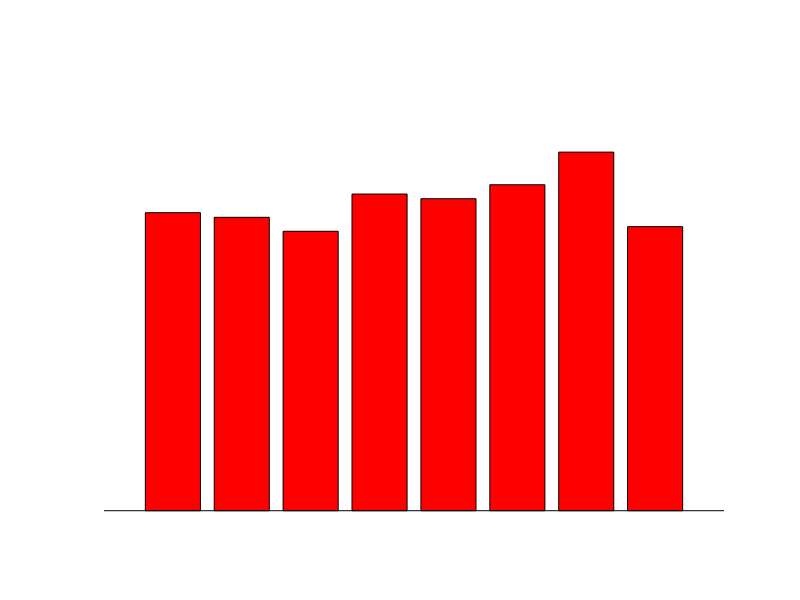
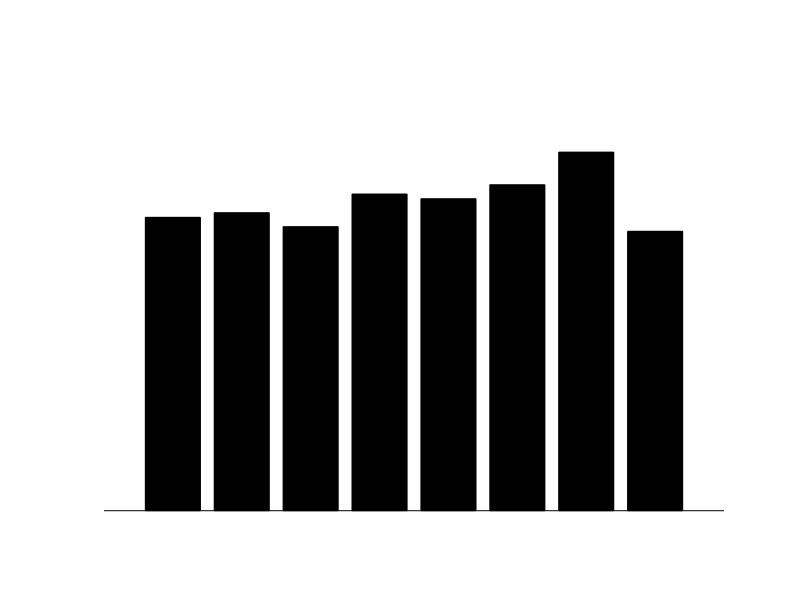
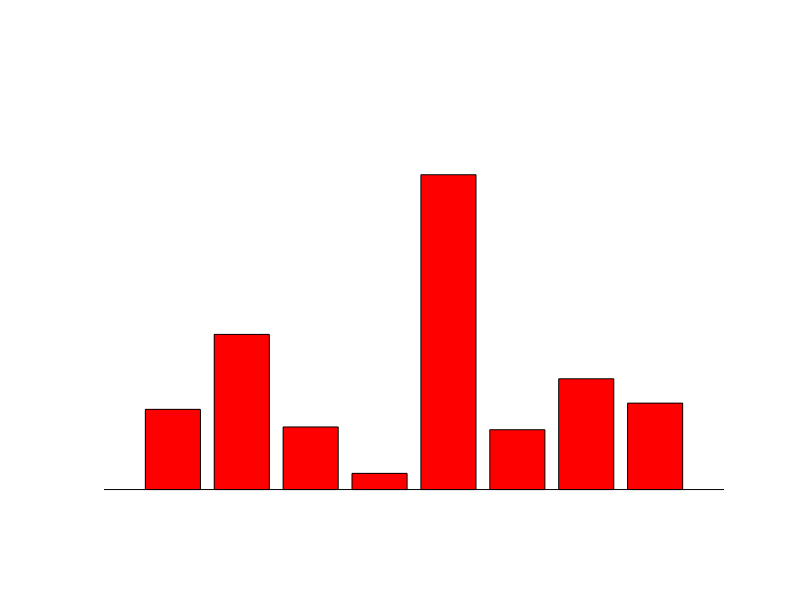
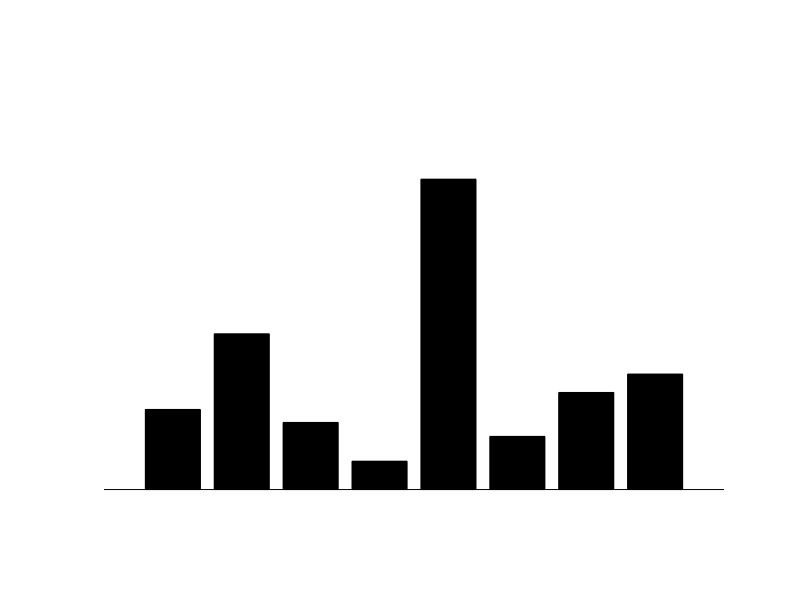

MATLAB code to generate these figures, in order:
clear all; close all; clc

load data_mobile_indoor_2.mat

noteSize = 35;
textSize = 35;

% Original RSS Sequence
ind = 2145:2145+19;
% rssa = A(ind,1);
% rssb = A(ind,2);

rssa = [-64 -63 -60 -68 -67 -70 -77 -61];
rssb = [-63 -64 -61 -68 -67 -70 -77 -60];

rssa = abs(rssa);
rssb = abs(rssb);

xliml = -1;
xlimr = 8;

figure(1)
bar(0:7, rssa, 'r', 'grouped')
% plot(0:7, rssa, 'ro-', 'MarkerFaceColor', 'r', 'LineWidth',5)
hold on
% plot(0:7, ones(1,8)*mean(rssa), 'k--', 'LineWidth',2)
xlim([xliml xlimr])
ylim([-5 100])
set(gca,'xtick',[],'xticklabel',[],'ytick',[],'yticklabel',[])
set(gca,'xcolor', 'none', 'ycolor', 'none');

% for i=1:length(rssa)
%     if i == 4
%         text(i-1,rssa(i)-2,num2str(rssa(i), '%.2g'), 'FontSize',noteSize, 'FontWeight','bold', 'HorizontalAlignment', 'center', 'VerticalAlignment', 'bottom')
%     elseif i == 5
%         text(i-1,rssa(i)-2,num2str(rssa(i), '%.2g'), 'FontSize',noteSize, 'FontWeight','bold', 'HorizontalAlignment', 'center', 'VerticalAlignment', 'bottom')
%     elseif i == 7
%         text(i-1,rssa(i)-2,num2str(rssa(i), '%.2g'), 'FontSize',noteSize, 'FontWeight','bold', 'HorizontalAlignment', 'center', 'VerticalAlignment', 'bottom')
%     else
%         text(i-1,rssa(i)+0.5,num2str(rssa(i), '%.2g'), 'FontSize',noteSize, 'FontWeight','bold', 'HorizontalAlignment', 'center', 'VerticalAlignment', 'bottom')
%     end
% end

print('ori_a','-dtiff')

figure(2)
bar(0:7, rssb, 'k', 'grouped');
% plot(0:7, rssb, 'ks-', 'MarkerFaceColor', 'k', 'LineWidth',5)
hold on
% plot(0:7, ones(1,8)*mean(rssa), 'k--', 'LineWidth',2)
xlim([xliml xlimr])
ylim([-5 100])
set(gca,'xtick',[],'xticklabel',[],'ytick',[],'yticklabel',[])
set(gca,'xcolor', 'none', 'ycolor', 'none');

% for i=1:length(rssb)
%     if i == 4
%         text(i-1,rssb(i)-2,num2str(rssb(i), '%.2g'), 'FontSize',noteSize, 'FontWeight','bold', 'HorizontalAlignment', 'center', 'VerticalAlignment', 'bottom')
%     elseif i == 5
%         text(i-1,rssb(i)-2,num2str(rssb(i), '%.2g'), 'FontSize',noteSize, 'FontWeight','bold', 'HorizontalAlignment', 'center', 'VerticalAlignment', 'bottom')
%     elseif i == 7
%         text(i-1,rssb(i)-2,num2str(rssb(i), '%.2g'), 'FontSize',noteSize, 'FontWeight','bold', 'HorizontalAlignment', 'center', 'VerticalAlignment', 'bottom')
%     else
%         text(i-1,rssb(i)+0.5,num2str(rssb(i), '%.2g'), 'FontSize',noteSize, 'FontWeight','bold', 'HorizontalAlignment', 'center', 'VerticalAlignment', 'bottom')
%     end
% end

print('ori_b','-dtiff')

% Add Noise
mulnoise = unifrnd(0,3,length(rssa),length(rssa));
% mulrssa = (rssa - mean(rssa)) * mulnoise;
% mulrssb = (rssb - mean(rssb)) * mulnoise;

mulrssa = [9.02 -17.45 7.04 -1.82 -35.41 6.73 12.46 9.72];
mulrssb = [9.01 -17.52 7.55 -3.19 -34.91 5.98 10.92 12.99];

mulrssa = abs(mulrssa);
mulrssb = abs(mulrssb);

sorta = sort(mulrssa);
sortb = sort(mulrssb);

figure(11)
bar(0:7, mulrssa, 'r', 'grouped')
% plot(0:7, mulrssa, 'ro-', 'MarkerFaceColor', 'r', 'LineWidth',5)
hold on
% plot(0:7, ones(1,8)*mean(mulrssa), 'k--', 'LineWidth',2)
xlim([xliml xlimr])
ylim([-5 50])
set(gca,'xtick',[],'xticklabel',[],'ytick',[],'yticklabel',[])
set(gca,'xcolor', 'none', 'ycolor', 'none');

% for i=1:length(mulrssa)
%     if i==2
%         text(i-1,mulrssa(i)-5,num2str(mulrssa(i), '%.2g'), 'FontSize',noteSize, 'FontWeight','bold', 'HorizontalAlignment', 'center', 'VerticalAlignment', 'bottom')
%     elseif i==5
%         text(i-1,mulrssa(i)-5,num2str(mulrssa(i), '%.2g'), 'FontSize',noteSize, 'FontWeight','bold', 'HorizontalAlignment', 'center', 'VerticalAlignment', 'bottom')
%     elseif i==4
%         text(i-1,mulrssa(i)+3,num2str(mulrssa(i), '%.2g'), 'FontSize',noteSize, 'FontWeight','bold', 'HorizontalAlignment', 'center', 'VerticalAlignment', 'bottom')
%     else
%         text(i-1,mulrssa(i)+1,num2str(mulrssa(i), '%.2g'), 'FontSize',noteSize, 'FontWeight','bold', 'HorizontalAlignment', 'center', 'VerticalAlignment', 'bottom')
%     end
% end
print('noised_a','-dtiff')

figure(12)
bar(0:7, mulrssb, 'k', 'grouped')
% plot(0:7, mulrssb, 'ks-', 'MarkerFaceColor', 'k', 'LineWidth',5)
hold on
% plot(0:7, ones(1,8)*mean(mulrssa), 'k--', 'LineWidth',2)
xlim([xliml xlimr])
ylim([-5 50])
set(gca,'xtick',[],'xticklabel',[],'ytick',[],'yticklabel',[])
set(gca,'xcolor', 'none', 'ycolor', 'none');

% for i=1:length(mulrssb)
%     if i==2
%         text(i-1,mulrssb(i)-5,num2str(mulrssb(i), '%.2g'), 'FontSize',noteSize, 'FontWeight','bold', 'HorizontalAlignment', 'center', 'VerticalAlignment', 'bottom')
%     elseif i==5
%         text(i-1,mulrssb(i)-5,num2str(mulrssb(i), '%.2g'), 'FontSize',noteSize, 'FontWeight','bold', 'HorizontalAlignment', 'center', 'VerticalAlignment', 'bottom')
%     elseif i==4
%         text(i-1,mulrssb(i)+3,num2str(mulrssb(i), '%.2g'), 'FontSize',noteSize, 'FontWeight','bold', 'HorizontalAlignment', 'center', 'VerticalAlignment', 'bottom')
%     else
%         text(i-1,mulrssb(i)+1,num2str(mulrssb(i), '%.2g'), 'FontSize',noteSize, 'FontWeight','bold', 'HorizontalAlignment', 'center', 'VerticalAlignment', 'bottom')
%     end
% end
print('noised_b','-dtiff')

% Index
% sorta = [6 2 5 3 1 4 8 7];
% sortb = [6 2 5 3 1 4 7 8];
figure(21)
bar(0:7, mulrssa, 'r', 'grouped')
hold on
% range = -4:2:10;
% plot(ones(1,8)*-0.5, range, 'b--', 'LineWidth', 2)
% hold on
% plot(ones(1,8)*1.5, range, 'b--', 'LineWidth', 2)
% hold on
% plot(ones(1,8)*3.5, range, 'b--', 'LineWidth', 2)
% hold on
% plot(ones(1,8)*5.5, range, 'b--', 'LineWidth', 2)
% hold on
% plot(ones(1,8)*7.5, range, 'b--', 'LineWidth', 2)
% hold on
% for p = 1:4
%     txt = ['e^A_' num2str(p)];
%     text((p-1)*2, -2, txt, 'FontSize',textSize, 'FontWeight','bold');
%     hold on
% end

ori_ind = [1,2,3,4,5,6,7,8];
for i=1:length(ori_ind)
    %     text((i-1),sorta(i),strcat(num2str(ori_ind(i))), 'FontSize',noteSize, 'FontWeight','bold', 'HorizontalAlignment', 'center', 'VerticalAlignment', 'bottom');
    text((i-1),40,strcat(num2str(ori_ind(i))), 'FontSize',noteSize, 'FontWeight','bold', 'HorizontalAlignment', 'center', 'VerticalAlignment', 'bottom');
    hold on
end
xlim([xliml xlimr])
ylim([-5 50])
set(gca,'xtick',[],'xticklabel',[],'ytick',[],'yticklabel',[])
set(gca,'xcolor', 'none', 'ycolor', 'none');
print('ind_seg_a','-dtiff')

figure(22)
bar(0:7, mulrssb, 'k', 'grouped')
hold on
% range = -4:2:10;
% plot(ones(1,8)*-0.5, range, 'b--', 'LineWidth', 2)
% hold on
% plot(ones(1,8)*1.5, range, 'b--', 'LineWidth', 2)
% hold on
% plot(ones(1,8)*3.5, range, 'b--', 'LineWidth', 2)
% hold on
% plot(ones(1,8)*5.5, range, 'b--', 'LineWidth', 2)
% hold on
% plot(ones(1,8)*7.5, range, 'b--', 'LineWidth', 2)
% hold on
% for p = 1:4
%     txt = ['e^B_' num2str(p)];
%     text((p-1)*2, -2, txt, 'FontSize',textSize, 'FontWeight','bold');
%     hold on
% end

for i=1:length(sortb)
    %     text((i-1),sortb(i),strcat(num2str(ori_ind(i))), 'FontSize',noteSize, 'FontWeight','bold', 'HorizontalAlignment', 'center', 'VerticalAlignment', 'bottom');
    text((i-1),40,strcat(num2str(ori_ind(i))), 'FontSize',noteSize, 'FontWeight','bold', 'HorizontalAlignment', 'center', 'VerticalAlignment', 'bottom');
    hold on
end
xlim([xliml xlimr])
ylim([-5 50])
set(gca,'xtick',[],'xticklabel',[],'ytick',[],'yticklabel',[])
set(gca,'xcolor', 'none', 'ycolor', 'none');
print('ind_seg_b','-dtiff')

% sorting


figure(31)
bar(0:7, sorta, 'r', 'grouped')
hold on
range = -20:10:50;
plot(ones(1,8)*-0.5, range, 'b--', 'LineWidth', 2)
hold on
plot(ones(1,8)*1.5, range, 'b--', 'LineWidth', 2)
hold on
plot(ones(1,8)*3.5, range, 'b--', 'LineWidth', 2)
hold on
plot(ones(1,8)*5.5, range, 'b--', 'LineWidth', 2)
hold on
plot(ones(1,8)*7.5, range, 'b--', 'LineWidth', 2)
hold on
for p = 1:4
    txt = ['e^A_' num2str(p)];
    text((p-1)*2, -10, txt, 'FontSize',textSize, 'FontWeight','bold');
    hold on
end

sorta_ind = [4, 6, 3, 1, 8, 7, 2, 5];
for i=1:length(sorta)
    %     text((i-1),sorta(i),strcat(num2str(sorta_ind(i))), 'FontSize',noteSize, 'FontWeight','bold', 'HorizontalAlignment', 'center', 'VerticalAlignment', 'bottom');
    text((i-1),40,strcat(num2str(sorta_ind(i))), 'FontSize',noteSize, 'FontWeight','bold', 'HorizontalAlignment', 'center', 'VerticalAlignment', 'bottom');
    hold on
end
xlim([xliml xlimr])
ylim([-20 50])
set(gca,'xtick',[],'xticklabel',[],'ytick',[],'yticklabel',[])
set(gca,'xcolor', 'none', 'ycolor', 'none');
print('sort_seg_a','-dtiff')

figure(32)
bar(0:7, sortb, 'k', 'grouped')
hold on
range = -20:10:50;
plot(ones(1,8)*-0.5, range, 'b--', 'LineWidth', 2)
hold on
plot(ones(1,8)*1.5, range, 'b--', 'LineWidth', 2)
hold on
plot(ones(1,8)*3.5, range, 'b--', 'LineWidth', 2)
hold on
plot(ones(1,8)*5.5, range, 'b--', 'LineWidth', 2)
hold on
plot(ones(1,8)*7.5, range, 'b--', 'LineWidth', 2)
hold on
for p = 1:4
    txt = ['e^B_' num2str(p)];
    text((p-1)*2, -10, txt, 'FontSize',textSize, 'FontWeight','bold');
    hold on
end

sortb_ind = [4, 6, 3, 1, 7, 8, 2, 5];
for i=1:length(sortb)
    %     text((i-1),sortb(i),strcat(num2str(sortb_ind(i))), 'FontSize',noteSize, 'FontWeight','bold', 'HorizontalAlignment', 'center', 'VerticalAlignment', 'bottom');
    text((i-1),40,strcat(num2str(sorta_ind(i))), 'FontSize',noteSize, 'FontWeight','bold', 'HorizontalAlignment', 'center', 'VerticalAlignment', 'bottom');
    hold on
end
xlim([xliml xlimr])
ylim([-20 50])
set(gca,'xtick',[],'xticklabel',[],'ytick',[],'yticklabel',[])
set(gca,'xcolor', 'none', 'ycolor', 'none');
print('sort_seg_b','-dtiff')

% shuffling
shuf_rssa = [sorta(5),sorta(6),sorta(1),sorta(2),sorta(3),sorta(4),sorta(7),sorta(8)];

figure(111)
bar(0:7, shuf_rssa, 'r', 'grouped')
hold on
range = -20:10:50;
plot(ones(1,8)*-0.5, range, 'b--', 'LineWidth', 2)
hold on
plot(ones(1,8)*1.5, range, 'b--', 'LineWidth', 2)
hold on
plot(ones(1,8)*3.5, range, 'b--', 'LineWidth', 2)
hold on
plot(ones(1,8)*5.5, range, 'b--', 'LineWidth', 2)
hold on
plot(ones(1,8)*7.5, range, 'b--', 'LineWidth', 2)
hold on

% for p = 1:4
%     text((p-1)*2, -2, ['e^A_' num2str(shuf_ind(p))], 'FontSize',textSize, 'FontWeight','bold');
%     hold on
% end

shuf_ind = [8,7,4,6,3,1,2,5];
for i=1:length(shuf_rssa)
    %     text((i-1),shuf_rssa(i),strcat(num2str(shuf_ind(i))), 'FontSize',noteSize, 'FontWeight','bold', 'HorizontalAlignment', 'center', 'VerticalAlignment', 'bottom');
    text((i-1),40,strcat(num2str(shuf_ind(i))), 'FontSize',noteSize, 'FontWeight','bold', 'HorizontalAlignment', 'center', 'VerticalAlignment', 'bottom');
    hold on
end
xlim([xliml xlimr])
ylim([-20 50])
set(gca,'xtick',[],'xticklabel',[],'ytick',[],'yticklabel',[])
set(gca,'xcolor', 'none', 'ycolor', 'none');

perm=[3 1 2 4];
for p = 1:4
    txt = ['e^A_' num2str(perm(p))];
    text((p-1)*2, -10, txt, 'FontSize',textSize, 'FontWeight','bold');
    hold on
end
print('shuff_seg_a','-dtiff')
